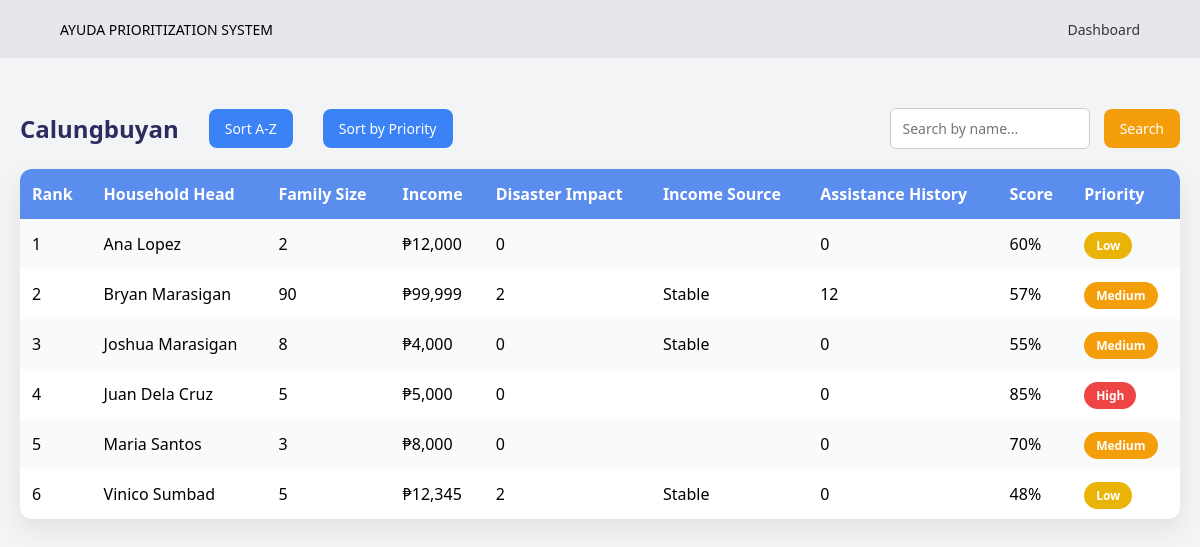
The app's page /samplehouseholds.php?barangay=Calungbuyan&sort=alpha (signed in) with its own data.
### tables this page shows
CREATE TABLE `households` (
  `id` int(11) NOT NULL,
  `household_head` varchar(100) NOT NULL,
  `family_size` int(11) NOT NULL,
  `income` decimal(10,2) NOT NULL,
  `score` int(11) NOT NULL,
  `priority` varchar(20) NOT NULL,
  `created_at` timestamp NOT NULL DEFAULT current_timestamp(),
  `disaster_impact` int(11) NOT NULL,
  `income_source` varchar(50) NOT NULL,
  `assistance_history` int(11) NOT NULL,
  `barangay` varchar(100) NOT NULL DEFAULT 'Calungbuyan'
);

### samplehouseholds.php (the view, shortened to what this page needs)
<?php
$conn = mysqli_connect("localhost", "root", "", "ayuda_system");
if($_SESSION['role']=='MSWDO'){
    $barangay = $_GET['barangay'] ?? "Calungbuyan";
} else {
    $barangay = $_SESSION['barangay'];
}
$order = "score DESC";
if(isset($_GET['sort'])){
    if($_GET['sort']=="alpha") $order="household_head ASC";
}
$search="";
$search_query="";
$result=mysqli_query($conn,"
SELECT * FROM households h1
WHERE barangay='$barangay'
AND family_size BETWEEN 1 AND 99
AND income BETWEEN 2000 AND 100000
$search_query
AND id=(SELECT MAX(id) FROM households h2 WHERE h2.household_head=h1.household_head)
ORDER BY $order
");
?>
<!DOCTYPE html>
<html>
<head>
</head>
<body>
<div class="navbar">
<div class="logo">AYUDA PRIORITIZATION SYSTEM</div>
<nav>
<a href="<?php echo ($_SESSION['role']=='MSWDO')?'sampledashboard.php':'logout.php'; ?>"> <?php echo ($_SESSION['role']=='MSWDO')?'Dashboard':'Logout'; ?> </a>
</nav>
</div>
<div class="container">
<div class="top-bar">
<div class="left-side">
<h2 style="color:#2e2b5f;"><?php echo htmlspecialchars($barangay); ?></h2>
<a href="?barangay=<?php echo urlencode($barangay); ?>&sort=alpha" class="sort-btn">Sort A-Z</a>
<a href="?barangay=<?php echo urlencode($barangay); ?>&sort=priority" class="sort-btn">Sort by Priority</a>
</div>
<form method="GET">
<input type="text" name="search" class="search-input" placeholder="Search by name..." value="<?php echo htmlspecialchars($search); ?>">
<button type="submit" class="search-btn">Search</button>
</form>
</div>
<table>
<tr>
<th>Rank</th>
<th>Household Head</th>
<th>Family Size</th>
<th>Income</th>
<th>Disaster Impact</th>
<th>Income Source</th>
<th>Assistance History</th>
<th>Score</th>
<th>Priority</th>
</tr>
<?php
$rank=1;
while($row=mysqli_fetch_assoc($result)){
    $labelClass=($row['priority']=="High")?"label-red":(($row['priority']=="Medium")?"label-orange":"label-yellow");
    echo "<tr>
    <td>".$rank++."</td>
    <td>".htmlspecialchars($row['household_head'])."</td>
    <td>".$row['family_size']."</td>
    <td>₱".number_format($row['income'])."</td>
    <td>".$row['disaster_impact']."</td>
    <td>".$row['income_source']."</td>
    <td>".$row['assistance_history']."</td>
    <td>".round($row['score'],2)."%</td>
    <td><span class='label $labelClass'>".$row['priority']."</span></td>";
    echo "</tr>";
}
?>
</table>
</div>
</body>
</html>

### samplehouseholds.php (style rules this page uses)
* { margin:0;padding:0;box-sizing:border-box;font-family:'Segoe UI',sans-serif; }
body { background:#f3f4f6; }
.navbar { display:flex;justify-content:space-between;align-items:center;padding:18px 60px;background:#e5e7eb; }
.logo { font-size:14px;font-weight:500; }
.navbar nav a { text-decoration:none;margin-left:20px;color:#333;font-size:14px; }
.container { max-width:1200px;margin:50px auto;padding:0 20px; }
.add-btn,.sort-btn,.search-btn { display:inline-block;padding:10px 16px;border:none;border-radius:8px;color:white;text-decoration:none;font-size:14px; }
.sort-btn { background:#3b82f6;margin-left:10px; }
.search-btn { background:#f59e0b;margin-left:10px; }
.search-input { padding:10px 12px;border-radius:6px;border:1px solid #ccc;font-size:14px;width:200px;margin-left:10px; }
table { width:100%;border-collapse:collapse;background:white;border-radius:12px;overflow:hidden;margin-top:20px;box-shadow:0 10px 25px rgba(0,0,0,0.08); }
th,td { padding:14px 12px;text-align:left; }
th { background:#5b8def;color:white; }
tr:nth-child(even) { background:#f9fafb; }
.label { padding:5px 12px;border-radius:20px;color:white;font-size:12px;font-weight:600; }
.label-red { background:#ef4444; }
.label-orange { background:#f59e0b; }
.label-yellow { background:#eab308; }
.top-bar { display:flex;align-items:center;justify-content:space-between;margin-bottom:15px; }
.left-side { display:flex;align-items:center;gap:20px; }

### records on screen
households: household_head "Ana Lopez", family_size "2", income "12,000", disaster_impact "0", assistance_history "0", score "60", priority "Low"
households: household_head "Bryan Marasigan", family_size "90", income "99,999", disaster_impact "2", income_source "Stable", assistance_history "12", score "57", priority "Medium"
households: household_head "Joshua Marasigan", family_size "8", income "4,000", disaster_impact "0", income_source "Stable", assistance_history "0", score "55", priority "Medium"
households: household_head "Juan Dela Cruz", family_size "5", income "5,000", disaster_impact "0", assistance_history "0", score "85", priority "High"
households: household_head "Maria Santos", family_size "3", income "8,000", disaster_impact "0", assistance_history "0", score "70", priority "Medium"
households: household_head "Vinico Sumbad", family_size "5", income "12,345", disaster_impact "2", income_source "Stable", assistance_history "0", score "48", priority "Low"

### other values on screen
$barangay "Calungbuyan"
